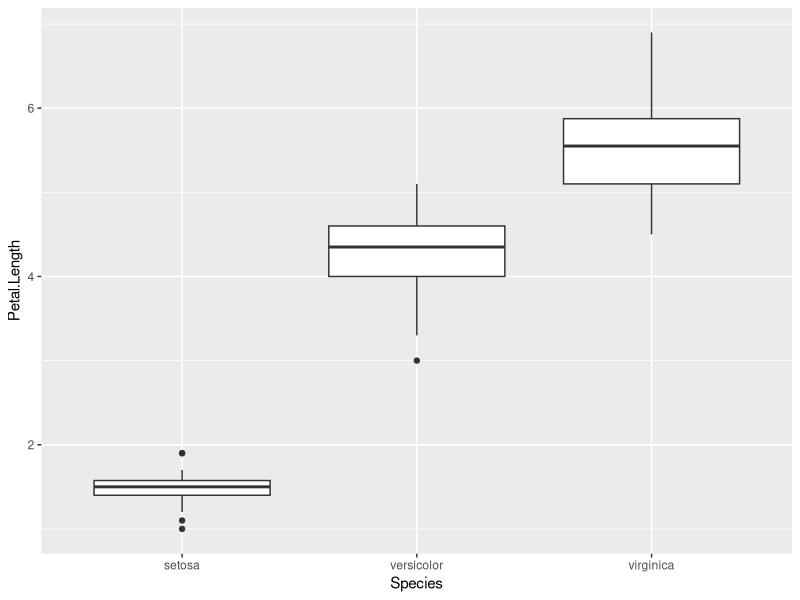
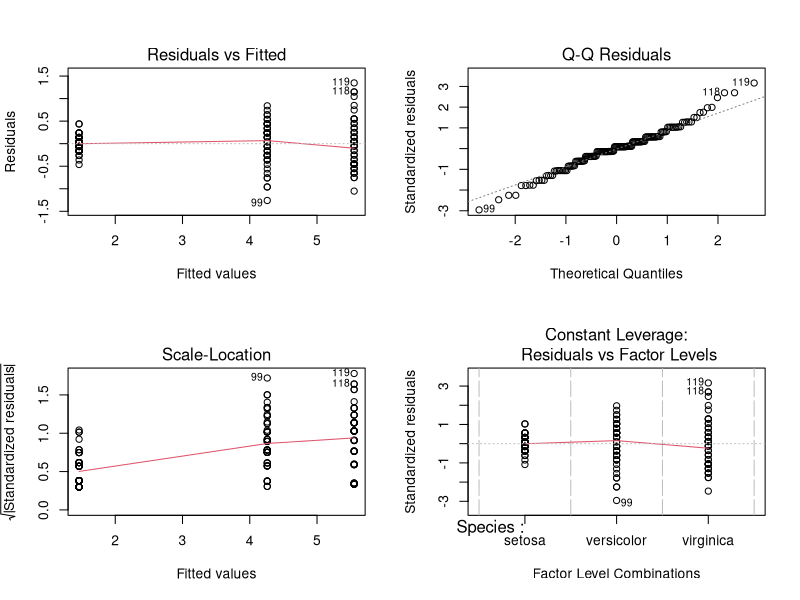

Write R code to recreate these figures, in order.
## ---- chunk 1
library(nlme) 
library(tidyverse)
## ---- chunk 2
data(iris)
summary(iris)
## ---- chunk 3
ggplot(iris, aes(x =Species, y = Petal.Length)) +
  geom_boxplot()
## ---- chunk 4
iris%>% group_by(Species) %>% 
  summarise(var = var(Petal.Length))
## ---- chunk 5
# the model
fit_lm <- lm(Petal.Length ~ Species, data = iris)
summary(fit_lm)

#diagnostic plots
par(mfrow=c(2,2))
plot(fit_lm)
## ---- chunk 6
fit_gls <- gls(Petal.Length~Species, data=iris)
summary(fit_gls)
## ---- chunk 7
fit_gls1 <- gls(Petal.Length~Species, data = iris, weights = varIdent(form = ~ +1|Species))
summary(fit_gls1)
## ---- chunk 8
anova(fit_gls, fit_gls1)
